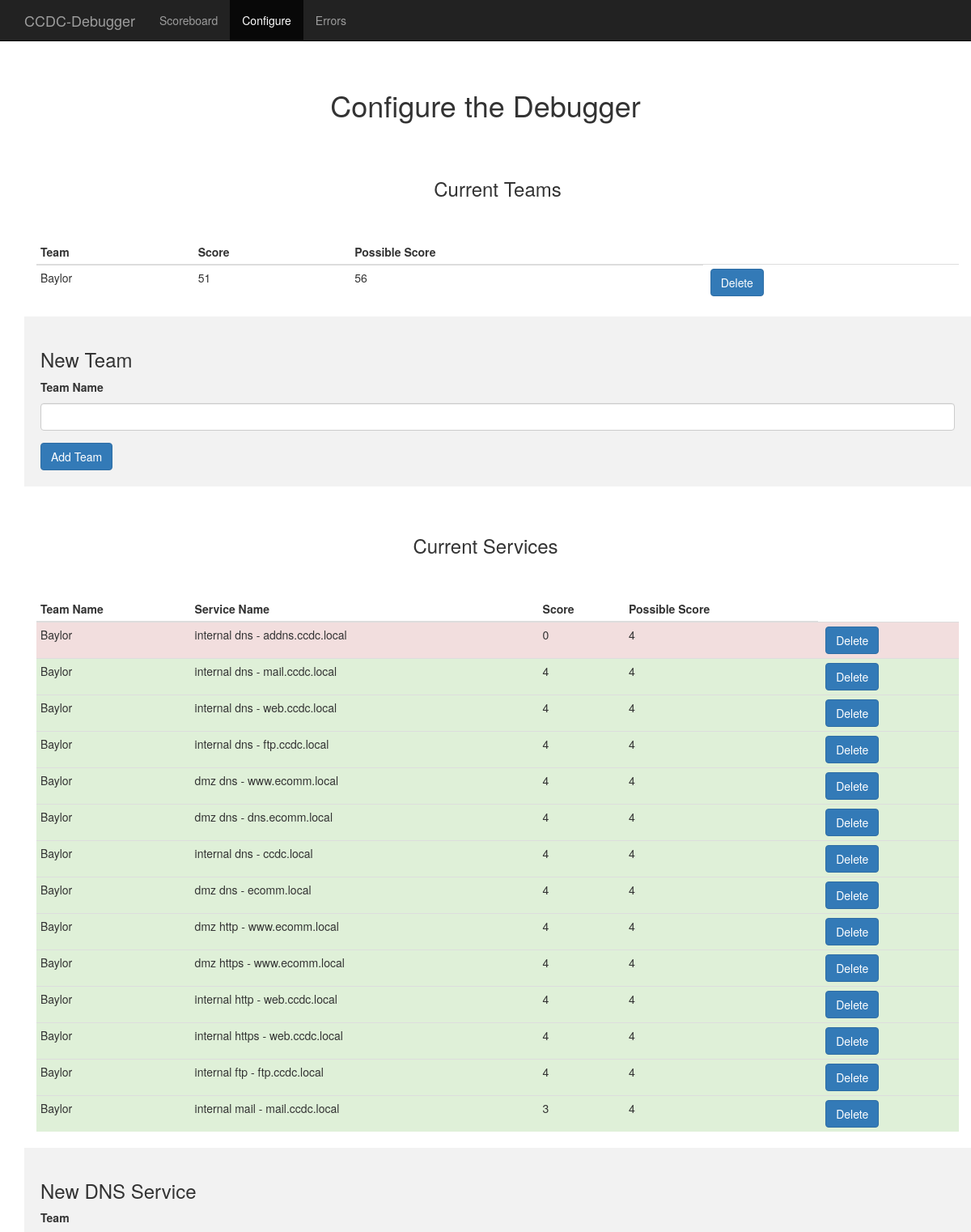
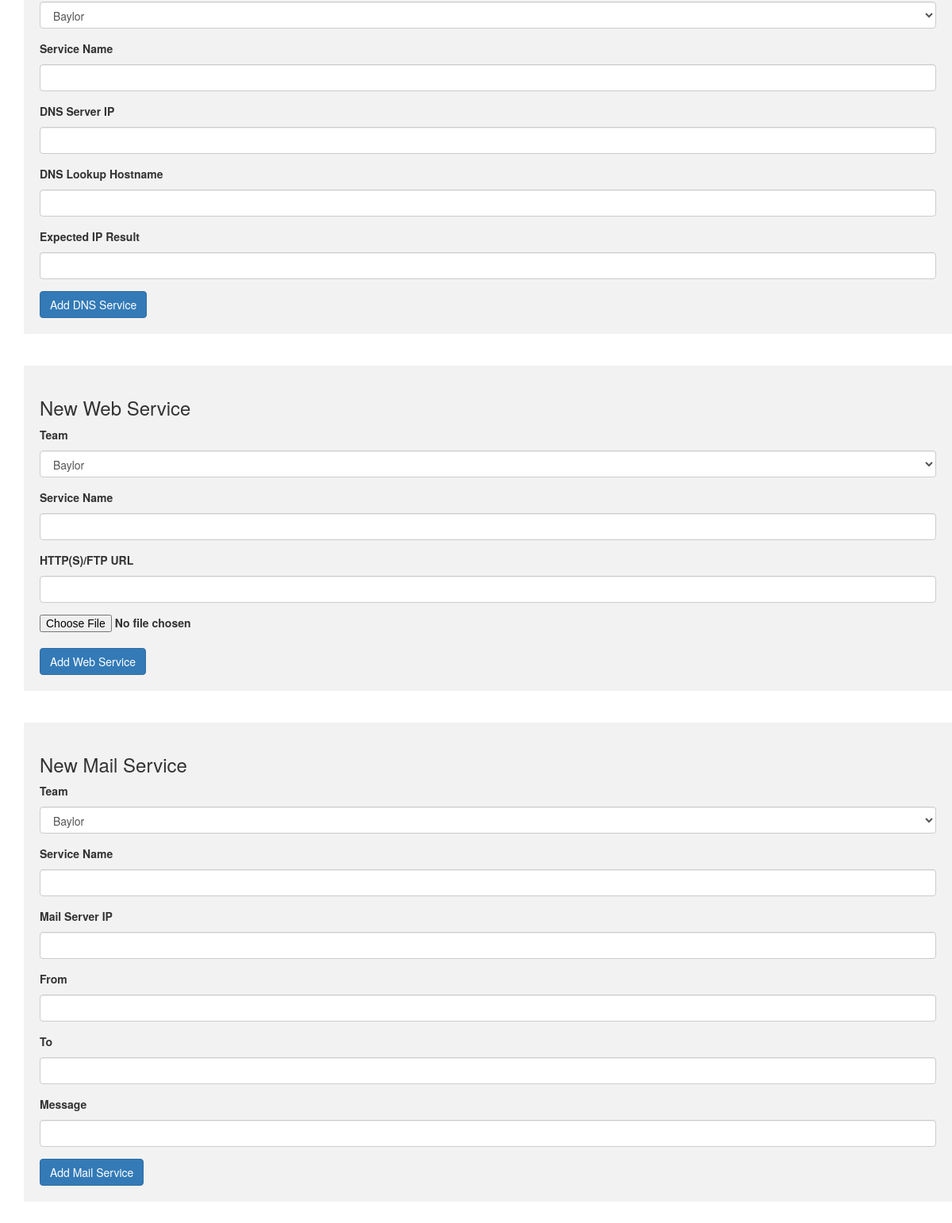
The page /configure on the database its author committed (2 pictures, top to bottom).
### tables this page shows
CREATE TABLE team (
    team_id INTEGER PRIMARY KEY ASC,
    team_name TEXT NOT NULL
);

CREATE TABLE service (
    service_id INTEGER PRIMARY KEY ASC,
    service_type_id INTEGER NOT NULL,
    team_id INTEGER NOT NULL,
    service_name TEXT NOT NULL,
    service_connection TEXT NOT NULL,
    service_request TEXT NOT NULL,
    service_expected_result TEXT NOT NULL,
    service_active INTEGER NOT NULL DEFAULT 1,
    FOREIGN KEY (service_type_id) REFERENCES service_type(service_type_id),
    FOREIGN KEY (team_id) REFERENCES team(team_id)
);

### debugger.py (the view)
@app.route('/configure', methods=['GET'])
def configure():
    forms = {}
    forms['addTeamForm'] = AddTeamForm(request.form, csrf_enabled=False)
    choices = [(team['team_id'], team['team_name']) for team in execute_db_query('select team_id, team_name from team')]
    forms['addDNSServiceForm'] = AddDNSServiceForm(request.form, csrf_enabled=False)
    forms['addWebServiceForm'] = AddWebServiceForm(request.form, csrf_enabled=False)
    forms['addMailServiceForm'] = AddMailServiceForm(request.form, csrf_enabled=False)
    forms['addDNSServiceForm'].team_name.choices = choices
    forms['addWebServiceForm'].team_name.choices = choices
    forms['addMailServiceForm'].team_name.choices = choices
    return render_template('configure.html', forms=forms)

### debugger.py
class AddTeamForm(FlaskForm):
    team_name = StringField('Team Name', [validators.Length(min=1, max=50)])

class AddDNSServiceForm(FlaskForm):
    team_name = SelectField('Team', coerce=int)
    service_name = StringField('Service Name', [validators.Length(min=1, max=50)])
    service_connection = StringField('DNS Server IP', [validators.IPAddress()])
    service_request = StringField('DNS Lookup Hostname', [validators.Length(min=1, max=50)])
    service_expected_result = StringField('Expected IP Result', [validators.IPAddress()])

### debugger.py (called while the page is built)
def database_connect():
    try:
        conn = sqlite3.connect('./data/debugger.db')
        conn.row_factory = sqlite3.Row
        return conn
    except Exception as e:
        print "Error connecting to database. Must run 'flask setup' prior to running. Error message: " + str(e)
        sys.exit()

def execute_db_query(query, args=None):
    conn = database_connect()
    cur = conn.cursor()
    if(args):
        cur.execute(query, args)
    else:
        cur.execute(query)
    conn.commit()
    results = cur.fetchall()
    cur.close()
    conn.close()
    return results

@app.context_processor
def utility_processor():
    return dict(execute_db_query=execute_db_query)

### templates/configure.html (shortened to what this page needs)
{% from 'macros.html' import render_form %}
<!DOCTYPE html>
<html lang="en">
  <head>
    <link href="{{ url_for('static', filename='css/bootstrap.min.css') }}" rel="stylesheet">
    <link href="{{ url_for('static', filename='css/starter-template.css') }}" rel="stylesheet">
  </head>
  <body>
    <nav class="navbar navbar-inverse navbar-fixed-top">
      <div class="container">
        <div class="navbar-header">
          <a class="navbar-brand" href="scoreboard">CCDC-Debugger</a>
        </div>
        <div id="navbar" class="collapse navbar-collapse">
          <ul class="nav navbar-nav">
            <li><a href="scoreboard">Scoreboard</a></li>
            <li class="active"><a href="configure">Configure</a></li>
            <li><a href="errors">Errors</a></li>
          </ul>
        </div>
      </div>
    </nav>
    <div class="starter-template">
      <h1>Configure the Debugger</h1>
      <div class="container">
        <div class="container">
          <h3 class="starter-template">Current Teams</h3>
          <table class="table table-condensed">
            <thead>
              <tr>
                <th>Team</th>
                <th>Score</th>
                <th>Possible Score</th>
              </tr>
            </thead>
            <tbody>
            {% for team in execute_db_query('select * from team') %}
              <tr>
                <td>{{ team['team_name'] }}</td>
                <td>{{ execute_db_query('select sum(poll_score) as s from poll join service ON (poll.service_id = service.service_id) join team ON (service.team_id = team.team_id) where team.team_id = ?', [team['team_id']])[0]['s']  }}</td>
                <td>{{ execute_db_query('select count(poll_score) as c from poll join service ON (poll.service_id = service.service_id) join team ON (service.team_id = team.team_id) where team.team_id = ?', [team['team_id']])[0]['c']  }}</td>
                <td><form method='POST' action='/team/remove' role='form'><input type="hidden" name="team_id" value={{ team['team_id'] }}> <input class='btn btn-primary' type='submit' value='Delete'></form></td>
              </tr>
            {% endfor %}
            </tbody>
          </table>
        </div>
        <div class='container rounded form-block'>
          <h3>New Team</h3>
          {{ render_form(forms['addTeamForm'], action_url='/team/add', action_text='Add Team') }}
        </div>
        <h3 class="starter-template">Current Services</h3>
        <div class="container">
          <table class="table table-condensed">
            <thead>
              <tr>
                <th>Team Name</th>
                <th>Service Name</th>
                <th>Score</th>
                <th>Possible Score</th>
              </tr>
            </thead>
            <tbody>
            {% for service in execute_db_query('select * from service where service_active=1') %}
              {% set db_result = execute_db_query('select poll_score from poll where service_id = ? ORDER BY poll_time DESC LIMIT 1', [service['service_id']]) %}
              {% if db_result|length <= 0 %}
                <tr>
              {% elif db_result[0]['poll_score'] == 0 %}
                <tr class='danger'>
              {% else %}
                <tr class='success'>
              {% endif %}
                <td>{{ execute_db_query('select team_name from team where team_id = ?', [service['team_id']])[0]['team_name'] }}</td>
                <td>{{ service['service_name'] }}</td>
                <td>{{ execute_db_query('select sum(poll_score) as s from poll join service on (poll.service_id = service.service_id) where service.service_id = ?', [service['service_id']])[0]['s'] }}</td>
                <td>{{ execute_db_query('select count(poll_score) as c from poll join service on (poll.service_id = service.service_id) where service.service_id = ?', [service['service_id']])[0]['c'] }}</td>
                <td><form method='POST' action='/service/remove' role='form'><input type="hidden" name='service_id' value={{ service['service_id'] }}> <input class='btn btn-primary' type='submit' value='Delete'></form></td>
              </tr>
            {% endfor %}
            </tbody>
          </table>
        </div>
        <div class='container rounded form-block'>
          <h3>New DNS Service</h3>
          {{ render_form(forms['addDNSServiceForm'], action_url='/service/dns/add', action_text='Add DNS Service') }}
        </div><br><br>
        <div class='container rounded form-block'>
          <h3>New Web Service</h3>
          {{ render_form(forms['addWebServiceForm'], action_url='/service/web/add', action_text='Add Web Service') }}
        </div><br><br>
        <div class='container rounded form-block'>
          <h3>New Mail Service</h3>
          {{ render_form(forms['addMailServiceForm'], action_url='/service/remove', action_text='Add Mail Service') }}
        </div>
      </div>
    </div>
  </body>
</html>

### static/css/starter-template.css (style rules this page uses)
body { padding-top: 50px; }
td { white-space:pre }
.starter-template { padding: 40px 15px; text-align: center; }
.form-block { padding: 20px 20px; background-color: rgba(128,128,128,0.1) }
.container { text-align: left; }

### rows shown on the page
team: team_name "Baylor", execute_db_query "51", execute_db_query "56"
service: service_name "internal dns - addns.ccdc.local", execute_db_query "0", execute_db_query "4"
service: service_name "internal dns - mail.ccdc.local", execute_db_query "4"
service: service_name "internal dns - web.ccdc.local", execute_db_query "4"
service: service_name "internal dns - ftp.ccdc.local", service_id "4"
service: service_name "dmz dns - www.ecomm.local", execute_db_query "4"
service: service_name "dmz dns - dns.ecomm.local", execute_db_query "4"
service: service_name "internal dns - ccdc.local", execute_db_query "4"
service: service_name "dmz dns - ecomm.local", execute_db_query "4"
service: service_name "dmz http - www.ecomm.local", execute_db_query "4"
service: service_name "dmz https - www.ecomm.local", execute_db_query "4"
service: service_name "internal http - web.ccdc.local", execute_db_query "4"
service: service_name "internal https - web.ccdc.local", execute_db_query "4"
service: service_name "internal ftp - ftp.ccdc.local", service_type "4"
service: service_name "internal mail - mail.ccdc.local", execute_db_query "3", execute_db_query "4"

### other values the page prints
{{ field.label }} "Team Name" "Team" "Service Name" "DNS Server IP" "DNS Lookup Hostname" "Expected IP Result" "Team" "Service Name" "HTTP(S)/FTP URL" "Team" "Service Name" "Mail Server IP" "From" "To" "Message"
{{ action_text }} "Add Team Add DNS Service Add Web Service Add Mail Service"
